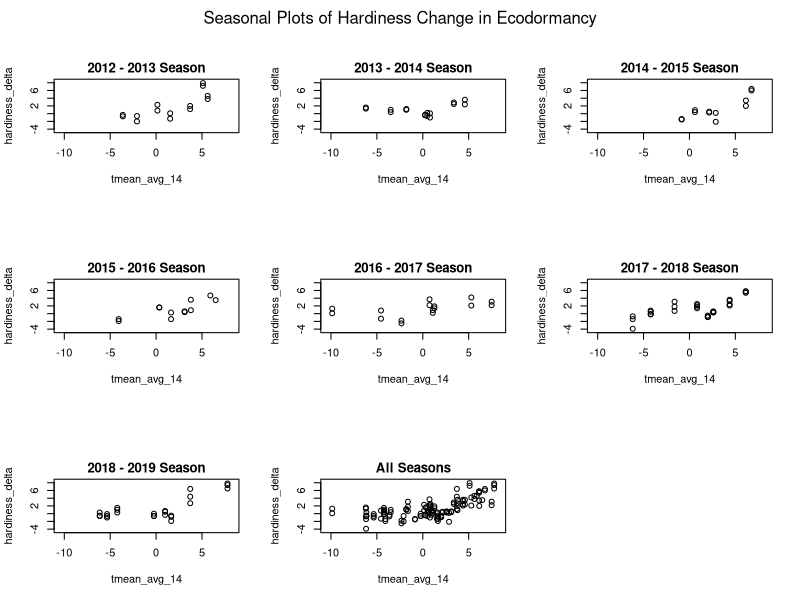

Generate this figure with R:
# Started Feburary 4, 2022

# Creating hardiness simulation data to validate that
# stan model is correctly estimating parameters.

# setting wd to ./viz to adhere to analogue to ML wd
setwd("c:/users/adamf/onedrive/documents/code/hardiness/viz")

hardiness <- read.csv("../data/model_train.csv")

# changing datetime to be the correct type
hardiness$datetime = as.Date(hardiness$datetime, format = "%Y-%m-%d")

sb <- hardiness[hardiness$variety == "Sauvignon blanc", ]
sb_oe <- sb[sb$site == "Oliver, east", ]

# filter for ecodormancy and endodormancy based on the
# boundary set by Fergusen et al.
# their relationship with temperature should be opposite
sb_eco <- sb_oe[sb_oe$DD_sum < -300, ]

ylim_min <- min(na.omit(sb_eco$hardiness_delta)) - 0.5
ylim_max <- max(na.omit(sb_eco$hardiness_delta)) + 0.5
xlim_min <- min(na.omit(sb_eco$tmean_avg_14)) - 0.5
xlim_max <- max(na.omit(sb_eco$tmean_avg_14)) + 0.5

# saving to this file 
png(file = "simulations/sauvb_oe_season1_eco.png")

# setting up plot space
par(mfrow = c(3, 3), mar = c(5.1, 4.1, 6, 2.1))

# plot to show endodormancy vs tmean
for (season in unique(hardiness$season)) {
    years_list <- unique(format(sb[sb$season == season,]$datetime, "%Y"))
    year0 <- years_list[1]
    year1 <- years_list[2]

    plot(hardiness_delta ~ tmean_avg_14,
    data = sb_eco[sb_eco$season == season, ],
    ylim = c(ylim_min, ylim_max), xlim = c(xlim_min, xlim_max))

    title(main = paste(year0, "-", year1, "Season"), line = 0.5)
}

plot(hardiness_delta ~ tmean_avg_14, data = sb_eco, 
ylim = c(ylim_min, ylim_max), xlim = c(xlim_min, xlim_max))

title(main = "All Seasons", line = 0.5)

mtext("Seasonal Plots of Hardiness Change in Ecodormancy",
side = 3, line = -2, outer = TRUE)

dev.off()